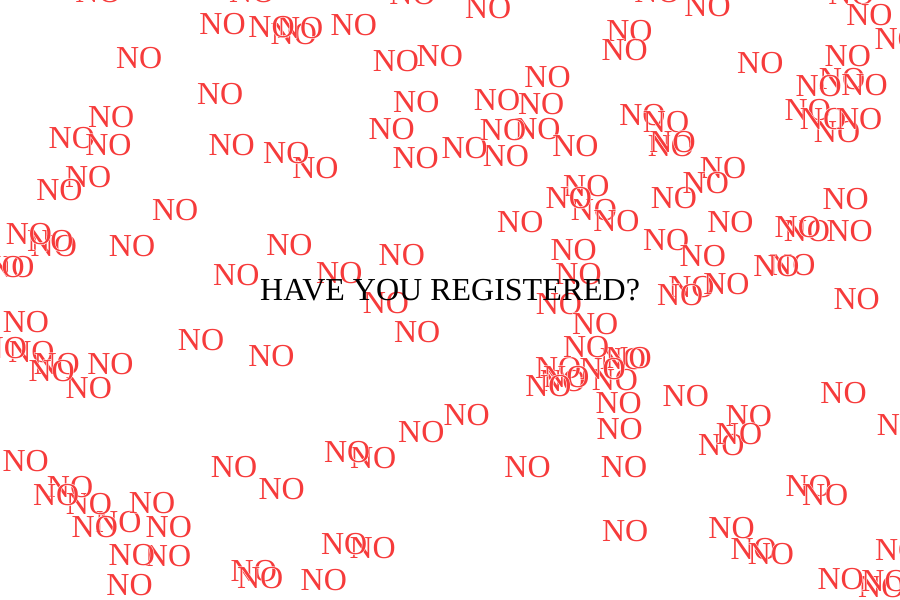
Frame 1 (no input)
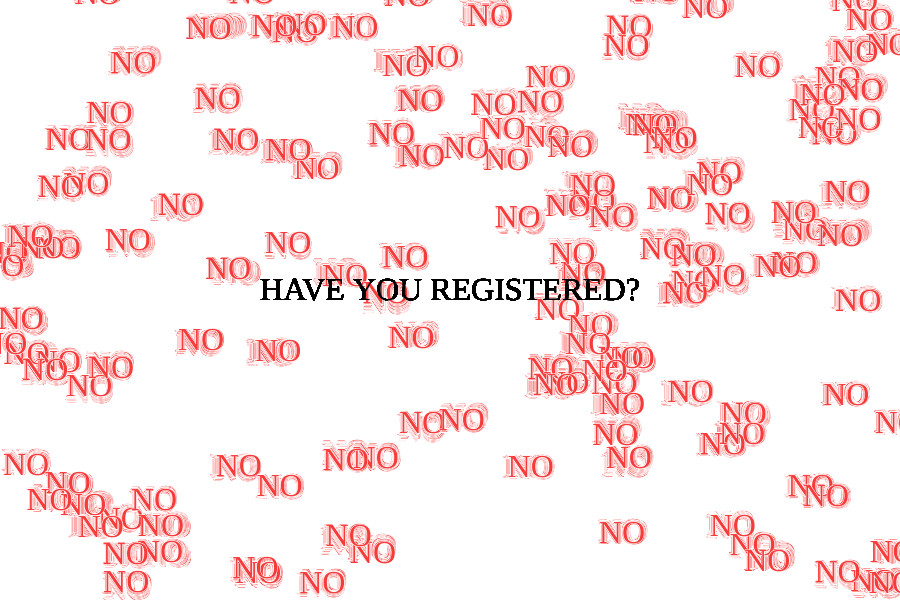
Frame 60 (no input)
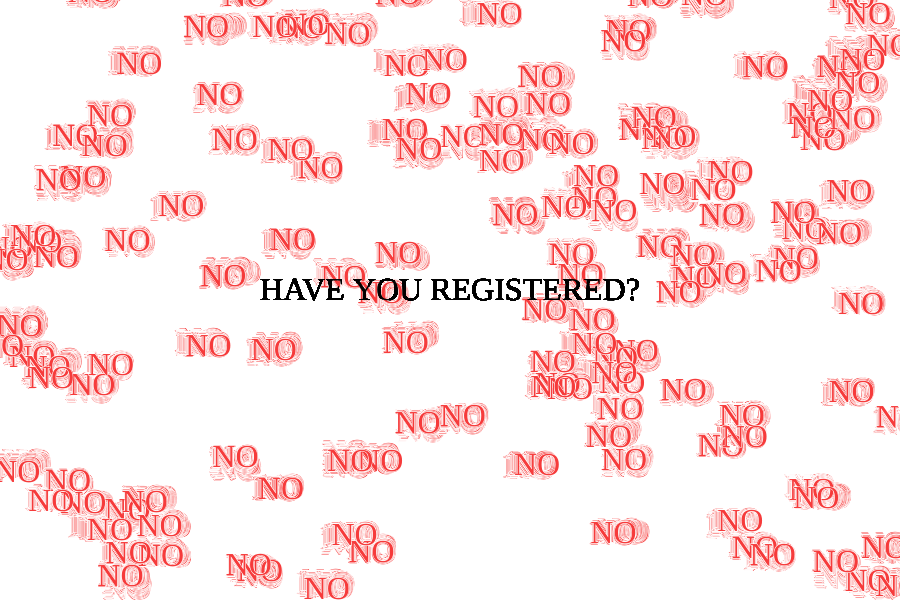
Frame 120 (the mouse pressed at the canvas centre since frame 60)

The p5.js sketch that drew these frames (run headless with seeded random() and noise() and a simulated clock; from frame 60 on, the mouse is pressed at the canvas centre):

// p5.js sketch
// ── sketch.js
var bubbles = [];

function setup(){
  createCanvas(900,600);
  textSize(32);
  textAlign(CENTER);
  textFont("Arial Black");
  // text("HAVE YOU REGISTERED?", width/2, height/2);
  for (var i = 0; i < 150; i++) {
    var x = random(width);
    var y = random(height);
    bubbles.push(new Bubble (x,y));
  }
}

function mouseClicked(){
  for (var i = 0; i < bubbles.length; i++){
    bubbles[i].clicked();
    bubbles[i].nomove();
  }
}

function draw(){
     

  textSize(32);
  textAlign(CENTER);
  textFont("Arial Black");

  for (var i = 0; i < bubbles.length; i++){
    bubbles[i].move();
    bubbles[i].display();
   }

  fill(0);
  text("HAVE YOU REGISTERED?", width/2, height/2);
}

function Bubble(x,y) {
  this.x = x;
  this.y = y;
  this.pressed = false;
  
  // this.col = color(246,59,59);
  
  this.display = function (){
    stroke(255);
    
    if(this.pressed) {
      fill(84, 238, 67)
      text("YES", this.x , this.y )  
    } else {
      fill(246,59,59);
      text("NO", this.x , this.y )
    }
    
    noStroke()
    noFill();
    ellipse(this.x, this.y, 24, 24);
    
    if(this.x > width || this.x < 0){
      
    }
    
  }
  
  this.clicked = function() {
    var d = dist(mouseX, mouseY, this.x, this.y);
    if(d < 24){
      this.pressed = true;
      
      // text("YES", this.x, this.y);
      // noStroke();
      // noFill();
      // ellipse(this.x, this.y, 24,24);
      // this.col = color(84, 238, 67);
      
    } 
  }
  
  this.nomove = function  (){
    this.x = this.x + random (0,0);
    this.y = this.y + random (0,0);
  }
  
  this.move = function (){
    this.x = this.x + random (-1,1);
    this.y = this.y + random (-1,1);
    
    if(this.x < 0) {
      this.x = 0;
    }
    
    if(this.x > width) {
      this.x = width;
    }
    
    if(this.y < 0 ){
      this.y = 0;
    }
    
    if(this.y > height){
      this.y = height;
    }
 
  }
}




// ── bubble.js
// function Bubble(x,y) {
//   this.x = x;
//   this.y = y;
//   this.col = color(255,100);
  
//   this.display = function (){
//     stroke(255);
//     fill(this.col);
//     ellipse(this.x, this.y, 48, 48);
//   }
  
//   this.clicked = function() {
//     var d = dist(mouseX, mouseY, this.x, this.y);
//     if(d < 24){
//       this.color = this.col(255,101,240);
//   }
//   }
  
  
//   this.move = function (){
//     this.x = this.x + random (-1,1);
//     this.y = this.y + random (-1,1);
//   }
// }
